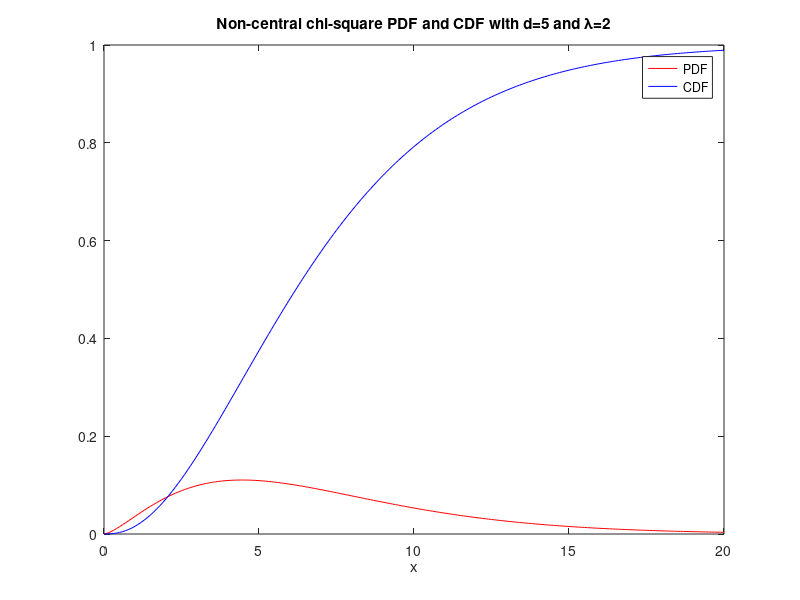

MATLAB code for this plot:
%% Plot and sample the non-central chi-square distribution

% Define the parameters
clear variables % clear all variables from workspace
d = 5; % degrees of freedom
lambda = 2; % non-centrality parameter
a = 0; % left truncation
b = 20; % right truncation
ngrid = 200; % number of grid intervals

% Define the grid with linspace
%x = linspace(a,b,ngrid+1);
%deltax = x(2)-x(1) % grid step 

% Define the grid with the colon operator
deltax = (b-a)/ngrid; % grid step
x = a:deltax:b;

%% Compute and plot the PDF and CDF
f = pdf('ncx2',x,d,lambda);
F = cdf('ncx2',x,d,lambda);

close all
figure(1) % open a plot window
plot(x,f,'r',x,F,'b')
xlabel('x')
title('Non-central chi-square PDF and CDF with d=5 and \lambda=2')
legend('PDF','CDF')
print('-dpng','ncchisq.png')

%% Sample the non-central chi-square distribution
% Add this as an exercise
